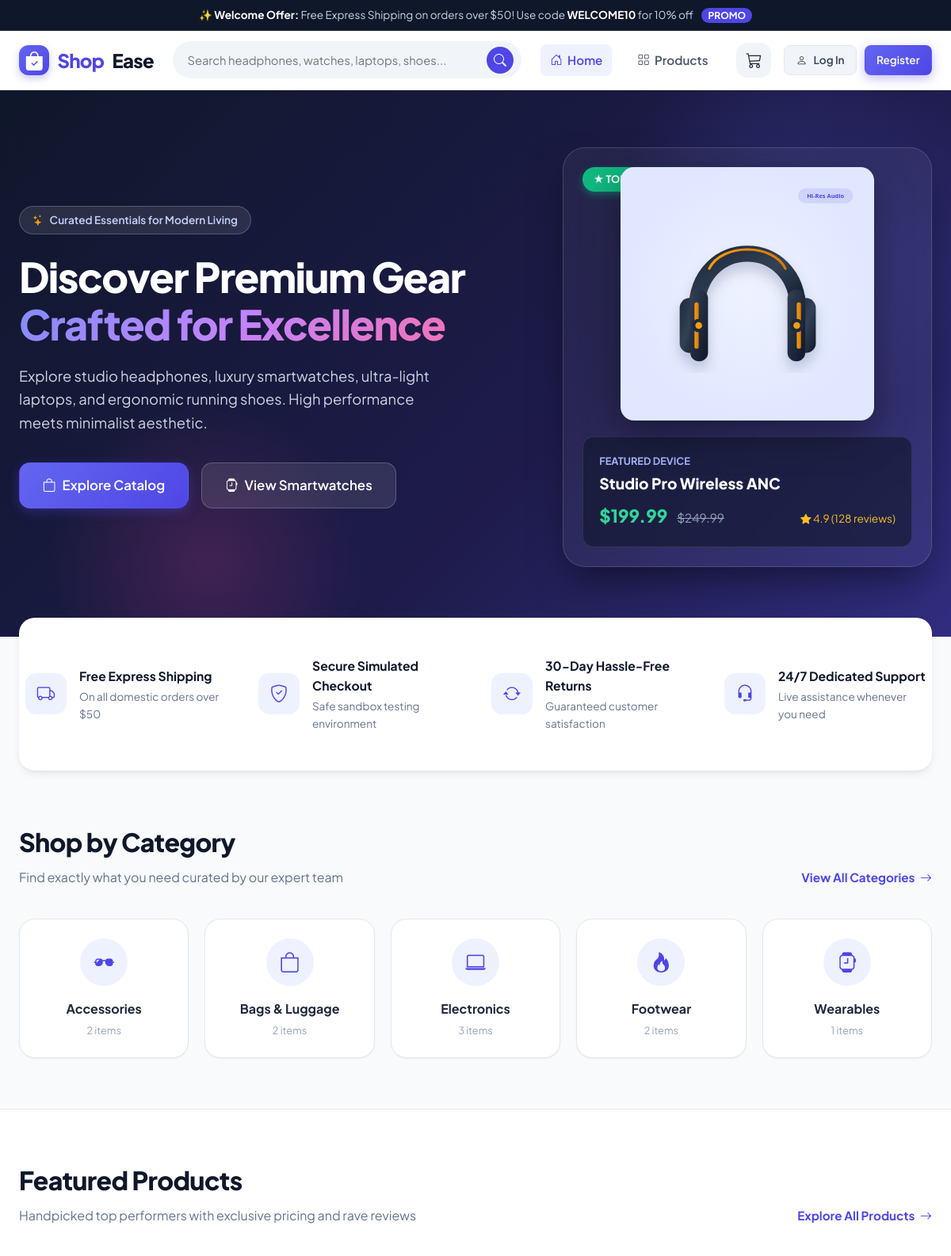
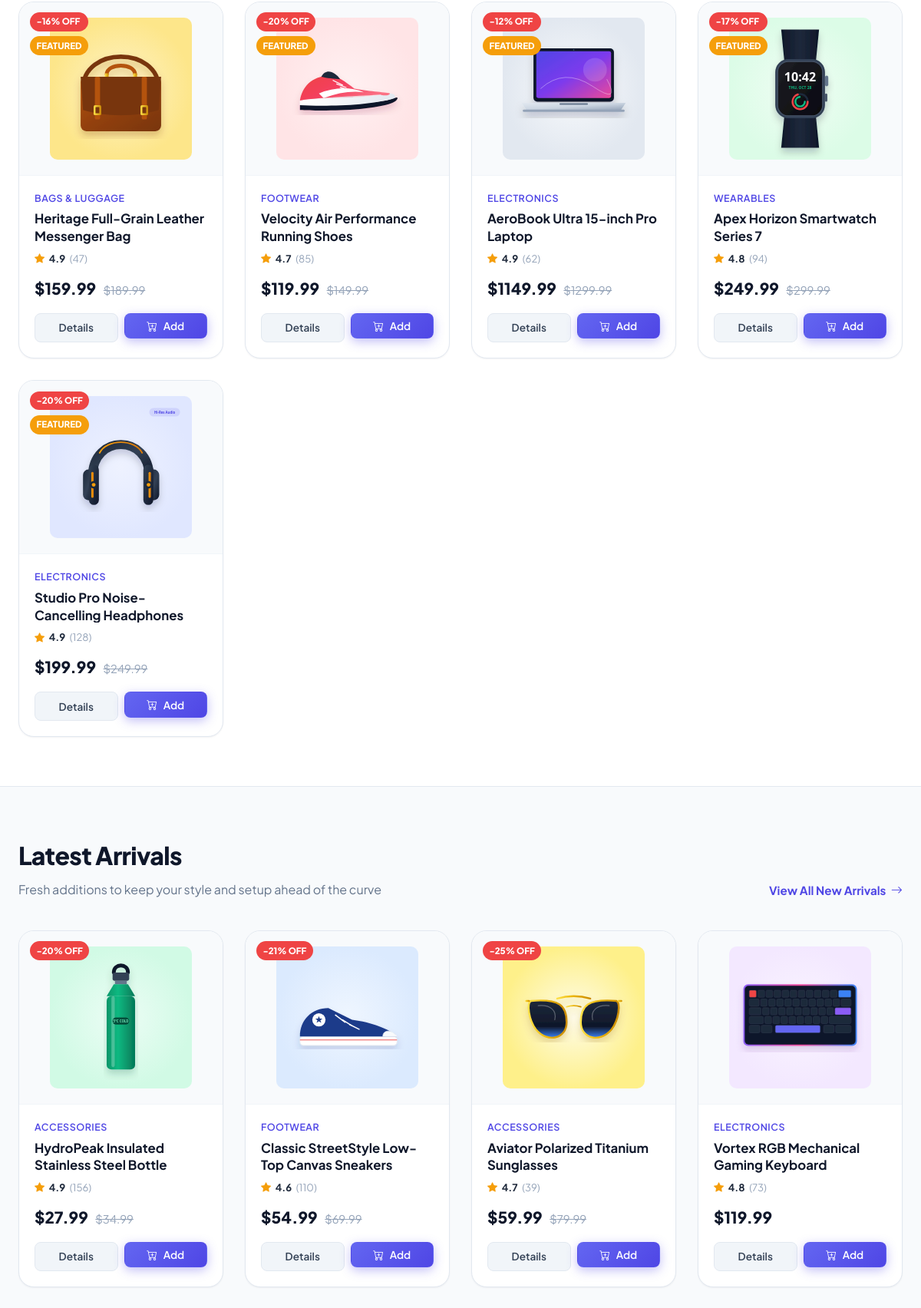
The page / (upper part) on the database its author committed (2 pictures, top to bottom).
### store/models.py (models this page shows, shortened)
class Category(models.Model):
    name = models.CharField(max_length=100, unique=True)
    slug = models.SlugField(max_length=120, unique=True, blank=True)
    icon = models.CharField(max_length=50, default='bi-tag', help_text="Icon class name or keyword")
    description = models.TextField(blank=True)
    class Meta:
        verbose_name_plural = 'Categories'
        ordering = ['name']

class Product(models.Model):
    category = models.ForeignKey(Category, related_name='products', on_delete=models.CASCADE)
    name = models.CharField(max_length=200)
    slug = models.SlugField(max_length=220, unique=True, blank=True)
    description = models.TextField()
    price = models.DecimalField(max_digits=10, decimal_places=2)
    discount_price = models.DecimalField(max_digits=10, decimal_places=2, null=True, blank=True)
    image = models.ImageField(upload_to='products/', null=True, blank=True)
    image_url = models.CharField(max_length=500, blank=True, help_text="Fallback static or web image URL")
    stock = models.PositiveIntegerField(default=15)
    is_featured = models.BooleanField(default=False)
    rating = models.DecimalField(max_digits=3, decimal_places=1, default=4.8)
    review_count = models.PositiveIntegerField(default=35)
    created_at = models.DateTimeField(auto_now_add=True)
    class Meta:
        ordering = ['-created_at']
    @property
    def final_price(self):
        if self.discount_price and self.discount_price < self.price:
            return self.discount_price
        return self.price
    @property
    def discount_percentage(self):
        if self.discount_price and self.discount_price < self.price:
            discount = ((self.price - self.discount_price) / self.price) * 100
            return int(round(discount))
        return 0
    def get_image(self):
        if self.image:
            return self.image.url
        if self.image_url:
            return self.image_url
        return '/static/images/products/placeholder.svg'

### store/views.py (the view)
# urls.py: path('', views.home_view, name='home'),
def home_view(request):
    categories = Category.objects.all()
    featured_products = Product.objects.filter(is_featured=True)[:6]
    new_arrivals = Product.objects.all().order_by('-created_at')[:8]
    context = {
        'categories': categories,
        'featured_products': featured_products,
        'new_arrivals': new_arrivals,
    }
    return render(request, 'store/home.html', context)

### store/context_processors.py (called while the page is built)
def cart_and_categories(request):
    try:
        categories = Category.objects.all()
    except Exception:
        categories = []
    cart_item_count = 0
    cart_total = 0
    cart = None
    try:
        cart = get_or_create_cart(request)
        if cart:
            cart_item_count = cart.total_items
            cart_total = cart.total_price
    except Exception:
        pass
    return {
        'nav_categories': categories,
        'cart_item_count': cart_item_count,
        'cart_total': cart_total,
        'global_cart': cart,
    }

### store/models.py (called while the page is built)
    @property
    def total_price(self):
        return sum(item.total_price for item in self.items.all())

    @property
    def total_items(self):
        return sum(item.quantity for item in self.items.all())

### templates/store/home.html (shortened to what this page needs)
{% extends 'base.html' %}
{% load static %}
{% block content %}
<section class="hero-section">
  <div class="hero-glow-2"></div>
  <div class="container hero-grid">
    <div>
      <div class="hero-tag">
        <i class="bi bi-stars"></i> Curated Essentials for Modern Living
      </div>
      <h1 class="hero-title">
        Discover Premium Gear <br>
        <span class="gradient-text">Crafted for Excellence</span>
      </h1>
      <p class="hero-desc">
        Explore studio headphones, luxury smartwatches, ultra-light laptops, and ergonomic running shoes. High performance meets minimalist aesthetic.
      </p>
      <div class="hero-buttons">
        <a href="{% url 'product_list' %}" class="btn btn-primary btn-lg" id="heroShopNowBtn">
          <i class="bi bi-bag"></i> Explore Catalog
        </a>
        <a href="{% url 'product_list' %}?category=wearables" class="btn btn-secondary btn-lg" style="background: rgba(255, 255, 255, 0.1); color: var(--white); border-color: rgba(255, 255, 255, 0.2);" id="heroDealsBtn">
          <i class="bi bi-smartwatch"></i> View Smartwatches
        </a>
      </div>
    </div>
    <div class="hero-showcase-card">
      <div class="hero-floating-badge">★ TOP RATED CHOICE</div>
      <img src="{% static 'images/products/headphones.svg' %}" alt="Studio Pro Noise-Cancelling Headphones" class="hero-card-img" id="heroShowcaseImg">
      <div style="text-align: left; background: rgba(15, 23, 42, 0.6); padding: 1.25rem; border-radius: var(--radius-md); border: 1px solid rgba(255, 255, 255, 0.1);">
        <div style="font-size: 0.8rem; color: #A5B4FC; font-weight: 700; text-transform: uppercase;">Featured Device</div>
        <h3 style="font-size: 1.2rem; font-weight: 800; color: var(--white); margin: 0.2rem 0 0.5rem;">Studio Pro Wireless ANC</h3>
        <div style="display: flex; align-items: baseline; gap: 0.75rem;">
          <span style="font-size: 1.4rem; font-weight: 800; color: #34D399;">$199.99</span>
          <span style="font-size: 0.95rem; color: #94A3B8; text-decoration: line-through;">$249.99</span>
          <span style="margin-left: auto; font-size: 0.85rem; color: #FBBF24;"><i class="bi bi-star-fill"></i> 4.9 (128 reviews)</span>
        </div>
      </div>
    </div>
  </div>
</section>
<div class="container">
  <div class="features-strip">
    <div class="features-grid">
      <div class="feature-item">
        <div class="feature-icon-wrap">
          <i class="bi bi-truck"></i>
        </div>
        <div class="feature-text">
          <h4>Free Express Shipping</h4>
          <p>On all domestic orders over $50</p>
        </div>
      </div>
      <div class="feature-item">
        <div class="feature-icon-wrap">
          <i class="bi bi-shield-check"></i>
        </div>
        <div class="feature-text">
          <h4>Secure Simulated Checkout</h4>
          <p>Safe sandbox testing environment</p>
        </div>
      </div>
      <div class="feature-item">
        <div class="feature-icon-wrap">
          <i class="bi bi-arrow-repeat"></i>
        </div>
        <div class="feature-text">
          <h4>30-Day Hassle-Free Returns</h4>
          <p>Guaranteed customer satisfaction</p>
        </div>
      </div>
      <div class="feature-item">
        <div class="feature-icon-wrap">
          <i class="bi bi-headset"></i>
        </div>
        <div class="feature-text">
          <h4>24/7 Dedicated Support</h4>
          <p>Live assistance whenever you need</p>
        </div>
      </div>
    </div>
  </div>
</div>
<section class="section">
  <div class="container">
    <div class="section-header">
      <div>
        <h2 class="section-title">Shop by Category</h2>
        <p class="section-subtitle">Find exactly what you need curated by our expert team</p>
      </div>
      <a href="{% url 'product_list' %}" class="view-all-link">
        View All Categories <i class="bi bi-arrow-right"></i>
      </a>
    </div>
    <div class="categories-grid">
      {% for category in categories %}
        <a href="{% url 'product_list' %}?category={{ category.slug }}" class="category-card" id="catCard-{{ category.slug }}">
          <div class="cat-icon-circle">
            <i class="bi {{ category.icon }}"></i>
          </div>
          <div class="cat-name">{{ category.name }}</div>
          <div class="cat-count">{{ category.products.count }} items</div>
        </a>
      {% empty %}
        <p>No categories available.</p>
      {% endfor %}
    </div>
  </div>
</section>
<section class="section" style="background: var(--white); border-top: 1px solid var(--slate-200); border-bottom: 1px solid var(--slate-200);">
  <div class="container">
    <div class="section-header">
      <div>
        <h2 class="section-title">Featured Products</h2>
        <p class="section-subtitle">Handpicked top performers with exclusive pricing and rave reviews</p>
      </div>
      <a href="{% url 'product_list' %}" class="view-all-link">
        Explore All Products <i class="bi bi-arrow-right"></i>
      </a>
    </div>
    <div class="products-grid">
      {% for product in featured_products %}
        <div class="product-card" id="productCard-{{ product.id }}">
          <div class="product-thumb-wrap">
            <div class="product-badges">
              {% if product.discount_percentage > 0 %}
                <span class="badge-discount">-{{ product.discount_percentage }}% OFF</span>
              {% endif %}
              {% if product.is_featured %}
                <span class="badge-featured">FEATURED</span>
              {% endif %}
            </div>
            <a href="{% url 'product_detail' slug=product.slug %}">
              <img src="{{ product.get_image }}" alt="{{ product.name }}" class="product-thumb" loading="lazy">
            </a>
          </div>
          <div class="product-info">
            <div class="product-category-tag">{{ product.category.name }}</div>
            <h3 class="product-title">
              <a href="{% url 'product_detail' slug=product.slug %}">{{ product.name }}</a>
            </h3>
            <div class="product-rating">
              <i class="bi bi-star-fill"></i>
              <span class="rating-score">{{ product.rating }}</span>
              <span class="rating-count">({{ product.review_count }})</span>
            </div>
            <div class="product-price-row">
              <span class="price-current">${{ product.final_price }}</span>
              {% if product.discount_price and product.discount_price < product.price %}
                <span class="price-old">${{ product.price }}</span>
              {% endif %}
            </div>
            <div class="product-card-actions">
              <a href="{% url 'product_detail' slug=product.slug %}" class="btn btn-secondary btn-sm" id="viewDetailBtn-{{ product.id }}">
                Details
              </a>
              <form action="{% url 'add_to_cart' product_id=product.id %}" method="POST" class="ajax-add-to-cart">
                <button type="submit" class="btn btn-primary btn-sm btn-full" id="addToCartBtn-{{ product.id }}">
                  <i class="bi bi-cart-plus"></i> Add
                </button>
              </form>
            </div>
          </div>
        </div>
      {% endfor %}
    </div>
  </div>
</section>
<section class="section">
  <div class="container">
    <div class="section-header">
      <div>
        <h2 class="section-title">Latest Arrivals</h2>
        <p class="section-subtitle">Fresh additions to keep your style and setup ahead of the curve</p>
      </div>
      <a href="{% url 'product_list' %}?sort=newest" class="view-all-link">
        View All New Arrivals <i class="bi bi-arrow-right"></i>
      </a>
    </div>
    <div class="products-grid">
      {% for product in new_arrivals %}
        <div class="product-card" id="arrivalCard-{{ product.id }}">
          <div class="product-thumb-wrap">
            <div class="product-badges">
              {% if product.discount_percentage > 0 %}
                <span class="badge-discount">-{{ product.discount_percentage }}% OFF</span>
              {% endif %}
            </div>
            <a href="{% url 'product_detail' slug=product.slug %}">
              <img src="{{ product.get_image }}" alt="{{ product.name }}" class="product-thumb" loading="lazy">
            </a>
          </div>
          <div class="product-info">
            <div class="product-category-tag">{{ product.category.name }}</div>
            <h3 class="product-title">
              <a href="{% url 'product_detail' slug=product.slug %}">{{ product.name }}</a>
            </h3>
            <div class="product-rating">
              <i class="bi bi-star-fill"></i>
              <span class="rating-score">{{ product.rating }}</span>
              <span class="rating-count">({{ product.review_count }})</span>
            </div>
            <div class="product-price-row">
              <span class="price-current">${{ product.final_price }}</span>
              {% if product.discount_price and product.discount_price < product.price %}
                <span class="price-old">${{ product.price }}</span>
              {% endif %}
            </div>
            <div class="product-card-actions">
              <a href="{% url 'product_detail' slug=product.slug %}" class="btn btn-secondary btn-sm">
                Details
              </a>
              <form action="{% url 'add_to_cart' product_id=product.id %}" method="POST" class="ajax-add-to-cart">
                <button type="submit" class="btn btn-primary btn-sm btn-full">
                  <i class="bi bi-cart-plus"></i> Add
                </button>
              </form>
            </div>
          </div>
        </div>
      {% endfor %}
    </div>
  </div>
</section>
{% endblock %}

### rows shown on the page
Category: name "Accessories", products.count "2"
Category: name "Bags & Luggage", products.count "2"
Category: name "Electronics", products.count "3"
Category: name "Footwear", products.count "2"
Category: name "Wearables", products.count "1"
Product: discount_percentage "16", is_featured "FEATURED", get_image (picture), category.name "BAGS & LUGGAGE", name "Heritage Full-Grain Leather Messenger Bag", rating "4.9", review_count "47", final_price "159.99", price "189.99"
Product: discount_percentage "20", is_featured "FEATURED", get_image (picture), category.name "FOOTWEAR", name "Velocity Air Performance Running Shoes", rating "4.7", review_count "85", final_price "119.99", price "149.99"
Product: discount_percentage "12", is_featured "FEATURED", get_image (picture), category.name "ELECTRONICS", name "AeroBook Ultra 15-inch Pro Laptop", rating "4.9", review_count "62", final_price "1149.99", price "1299.99"
Product: discount_percentage "17", is_featured "FEATURED", get_image (picture), category.name "WEARABLES", name "Apex Horizon Smartwatch Series 7", rating "4.8", review_count "94", final_price "249.99", price "299.99"
Product: discount_percentage "20", is_featured "FEATURED", get_image (picture), category.name "ELECTRONICS", name "Studio Pro Noise-Cancelling Headphones", rating "4.9", review_count "128", final_price "199.99", price "249.99"
Product: discount_percentage "20", get_image (picture), category.name "ACCESSORIES", name "HydroPeak Insulated Stainless Steel Bottle", rating "4.9", review_count "156", final_price "27.99", price "34.99"
Product: discount_percentage "21", get_image (picture), category.name "FOOTWEAR", name "Classic StreetStyle Low-Top Canvas Sneakers", rating "4.6", review_count "110", final_price "54.99", price "69.99"
Product: discount_percentage "25", get_image (picture), category.name "ACCESSORIES", name "Aviator Polarized Titanium Sunglasses", rating "4.7", review_count "39", final_price "59.99", price "79.99"
Product: get_image (picture), category.name "ELECTRONICS", name "Vortex RGB Mechanical Gaming Keyboard", rating "4.8", review_count "73", final_price "119.99"
